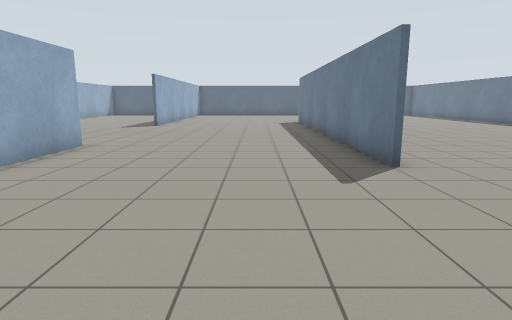
view 1 (above)

19 first-person views from a walk through a robot-simulator world made for Gazebo. The camera is 1.2 m above the floor, tilts 10° down and sees 75° across. The floor is counted in squares, 1 m on a side. Each view is taken from the middle of a square. On the plan, view 1 faces up. The plan holds only what a view shows up to about 13 squares ahead; the rest is blank.

view 2
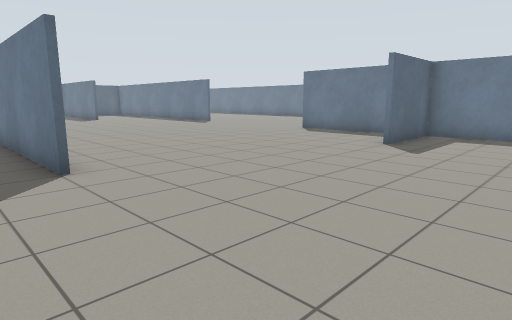

view 3
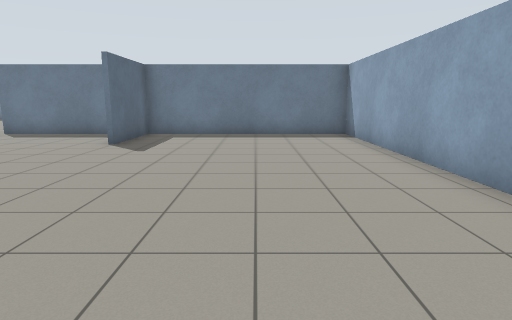

view 4
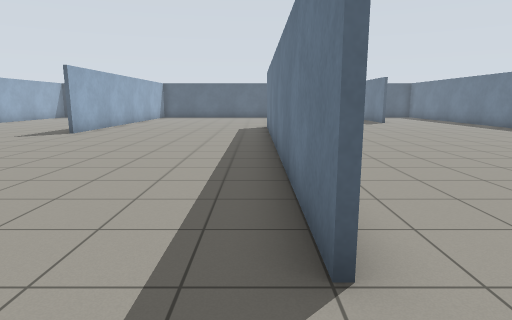

view 5
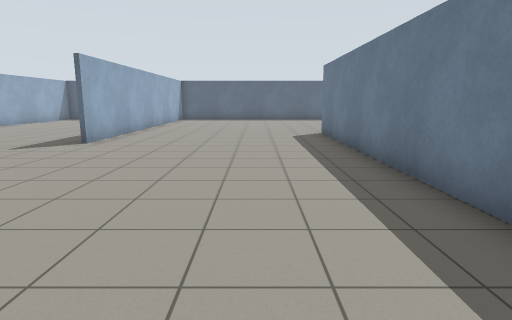

view 6
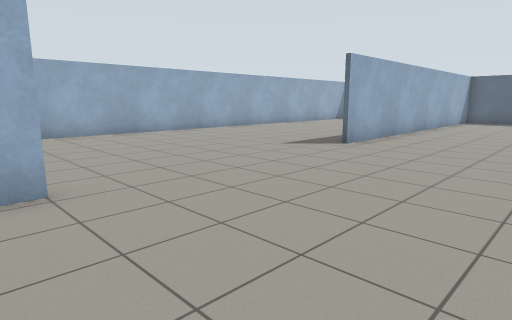

view 7
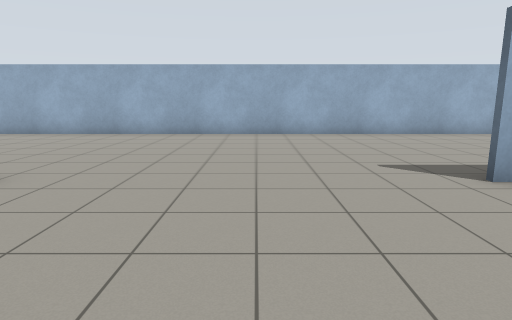

view 8
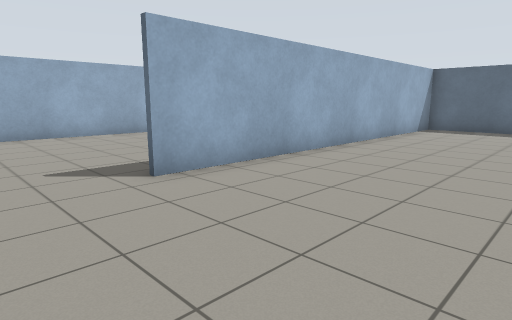

view 9
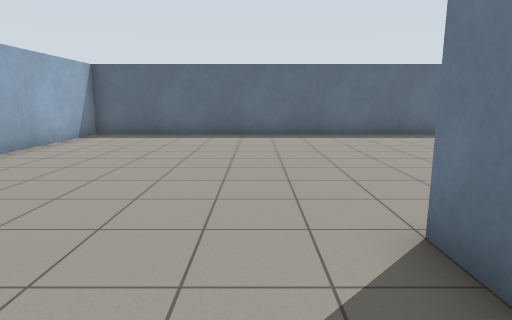

view 10
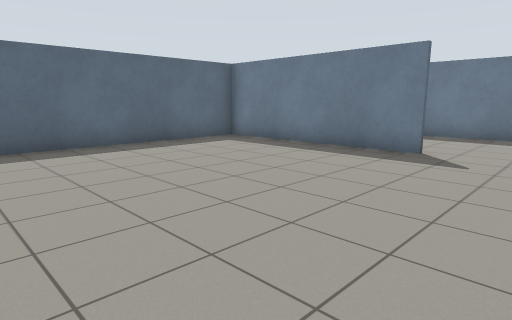

view 11
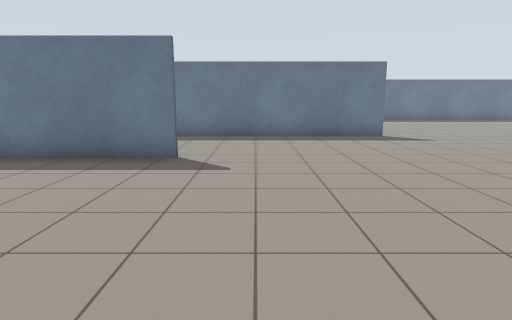

view 12
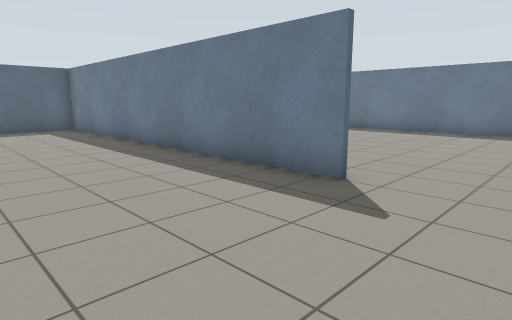

view 13
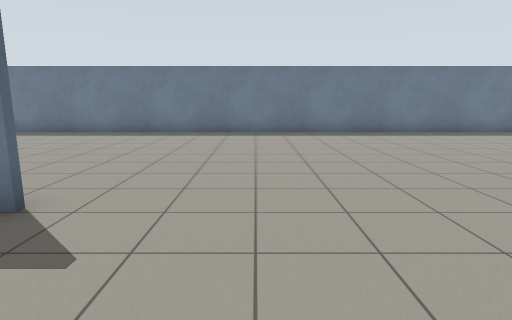

view 14
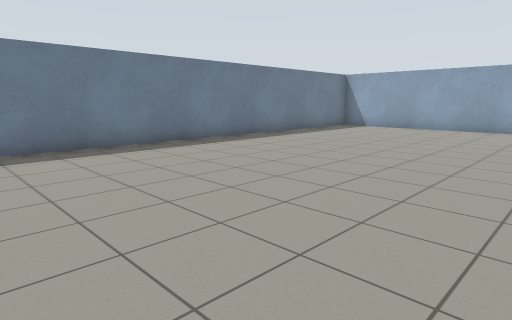

view 15
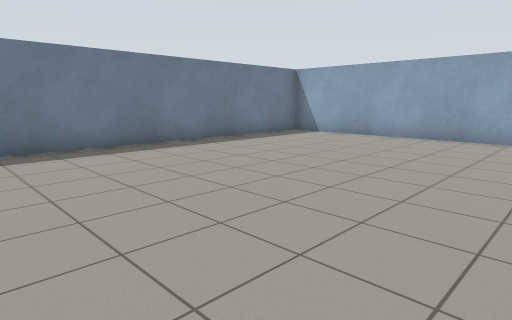

view 16
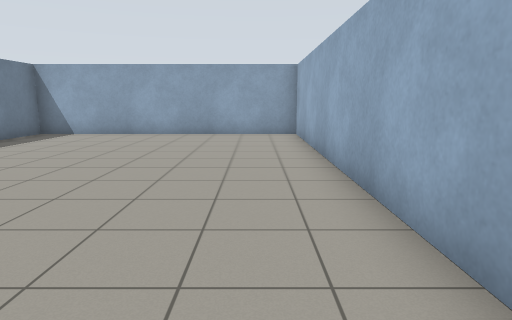

view 17
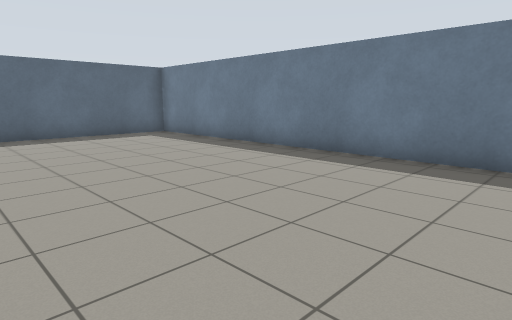

view 18
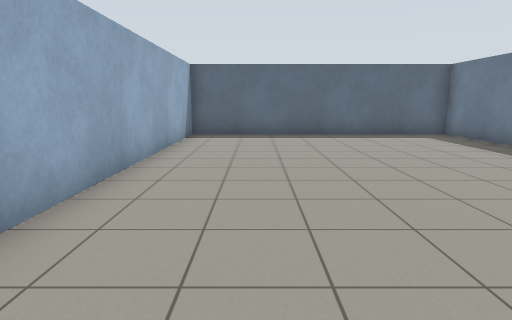

view 19
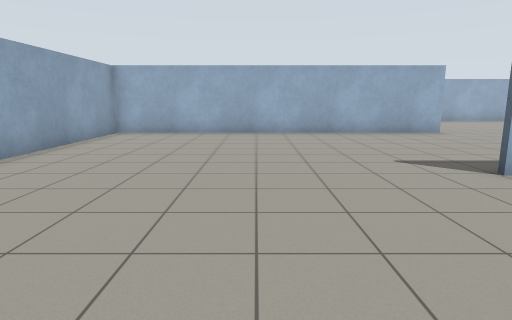

### Floor plan
Points are (right, up) in squares from view 1. A wall is a line through its corners. A room is listed if a view was taken in it or the views show most of it. See-through windows are left out.
Room 1 (views 1, 2, 3, 4, 5, 6, 7, 8, 9, 10, 11, 12, 13, 14, 15, 16, 17, 18, 19)
walls: (2.5, 6) (2.5, 19.9); (13.5, 16.5) (13.5, 28.4); (13.5, 7.2) (13.5, -3.3) (13.5, 4) (10.2, 4); (9, 22.6) (9, 29.3) (-4.9, 29.3) (-4.9, 16.5); (-4.9, 9.1) (-4.9, -3.3) (1.1, -3.3); (13.5, 5.5) (13.5, 9.4); (5.1, -3.3) (13.5, -3.3) (23, -3.3) (23, 29.3) (13.5, 29.3) (13.5, 19.9); (12.6, 29.3) (11, 29.3); (-12.4, 21.9) (-12.4, 3.5)

Where each view was taken, in squares from view 1:
view 1: 0 up, 0 right, facing up
view 2: 0 up, 1 right, facing up-right
view 3: 0 up, 1 right, facing right
view 4: 4 up, 2 right, facing up
view 5: 7 up, 0 right, facing up
view 6: 8 up, 0 right, facing up-left
view 7: 13 up, 0 right, facing left
view 8: 14 up, 0 right, facing up-left
view 9: 17 up, 1 right, facing up
view 10: 20 up, 1 right, facing up-right
view 11: 21 up, 2 right, facing right
view 12: 14 up, 9 right, facing up-right
view 13: 14 up, 10 right, facing right
view 14: 12 up, 14 right, facing down-right
view 15: 8 up, 14 right, facing down-right
view 16: 9 up, 15 right, facing down
view 17: 17 up, 16 right, facing up-right
view 18: 17 up, 16 right, facing up
view 19: 2 up, 8 right, facing left
